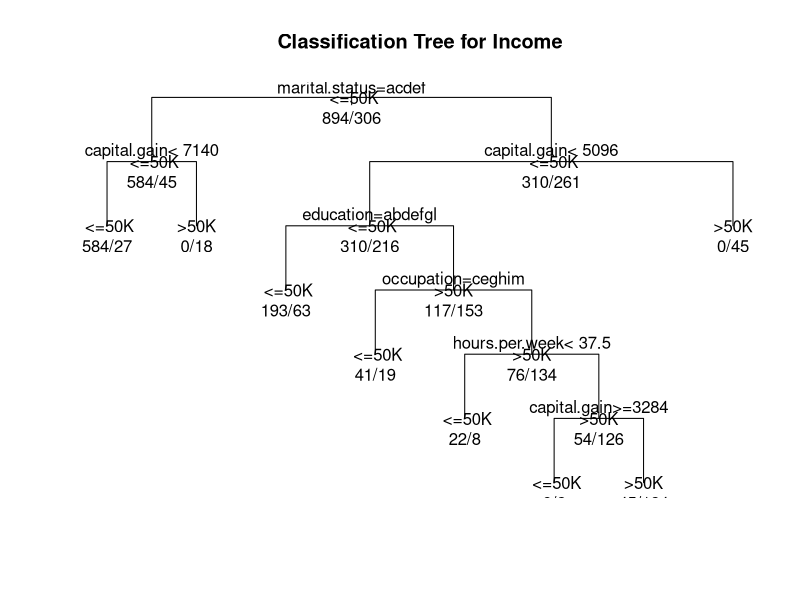

Write R code to recreate this figure. (Note: this script raises an error after producing the figure.)

library(rpart)
library(caret)
library(e1071)
set.seed((40))
#read the file and remove the ? rows
cen.data = read.csv("census-adult.csv",na.strings = " ?")
cen.data = na.omit(cen.data)


#take a sample and split the data into training and test 60:40
indices = sample(1:nrow(cen.data), 2000)
train = indices[801:2000]
test = indices[1:800]
train_set = cen.data[train,]
test_set = cen.data[test,]

newdata = subset(train_set, select  = -c(income))
#print(names(train_set))

formula_list = (paste(names(newdata), sep = '+', collapse = '+'))
formula_list = (paste(c("income",formula_list), collapse= '~'))
#print(formula_list)
formula_exp = formula(formula_list)
tree.income = rpart(formula = income~. , data = train_set, method = "class", parms = list(split = "information"))
plot(tree.income, uniform=TRUE, 
     main="Classification Tree for Income")
text(tree.income, use.n=TRUE, all=TRUE)
post(tree.income, file = "tree1.ps", 
     title = "Classification Tree for Income")
#print(tree.income$frame)


x = predict(tree.income, test_set, type = "vector")
tab3 = table(as.vector(x), test_set[,15])
rownames(tab3) = colnames(tab3) 

conf = confusionMatrix(tab3)
print(conf$table)
print(conf$byClass)









'
TP = 0
FP = 0
TN = 0
FN = 0

for(index in seq(1:800))
{

  if(test_set[index,15] == " <=50K")
  {
    if(x[index] == 1)
      TP = TP+1
    else
      FN = FN+1
    
    }
  else if(test_set[index,15] == " >50K")
  {
    if(x[index] == 2)
      TN = TN+1
    else
      FP = FP+1
    
    }
  
  
  
}
cat(TP,FN,"\n", FP,TN, "\n")
print(summary(test_set[,15]))

accuracy = (TP+TN)/(TP+TN+FP+FN)
precision = TP/(TP+FP)
recall = TP/(TP+FN)

fscore = 2*(recall * precision) / (recall + precision)

cat("Accuracy = ",accuracy)
cat("\nPrecision = ",precision)
cat("\nRecall = ",recall)
cat("\nF1 Score = ",fscore)

'